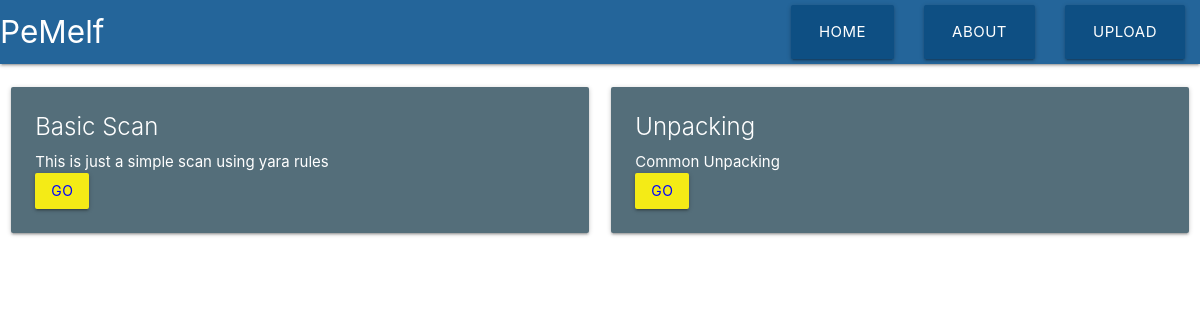
The page / on the database its author committed.
### main/models.py (models this page shows, shortened)
class Techniques(models.Model):
    Technique_name = models.CharField(max_length=200)
    Technique_content = models.TextField()
    Technique_script = models.CharField(max_length=20)

### main/views.py (the view, shortened to what this page needs)
# urls.py: path("",views.homepage,name="homepage"),
def homepage(request):
    return render(request=request,
                    template_name="main/main.html",
                    context={"Tech":Techniques.objects.all})

### main/templates/main/main.html (shortened to what this page needs)
{% extends 'main/header.html' %}
{% block content %}
<div class="row">
    {% for t in Tech %}
    <form method ="POST">
	<div class="col s12 m6">
          <div class="card blue-grey darken-1 hoverable">
            <div class="card-content white-text">
              <span class="card-title">{{t.Technique_name}}</span>
              <p>{{t.Technique_content|safe}}</p>
           <button style="background-color:#F4EB16; color:blue" class="btn btn-outline-info" type="submit" >Go</button>
	    </div>
          </div>
      </div>
    </form>
{% endfor %}
</div>
{% endblock %}

### rows shown on the page
Techniques: Technique_name "Basic Scan", Technique_content "This is just a simple scan using yara rules"
Techniques: Technique_name "Unpacking", Technique_content "Common Unpacking"
